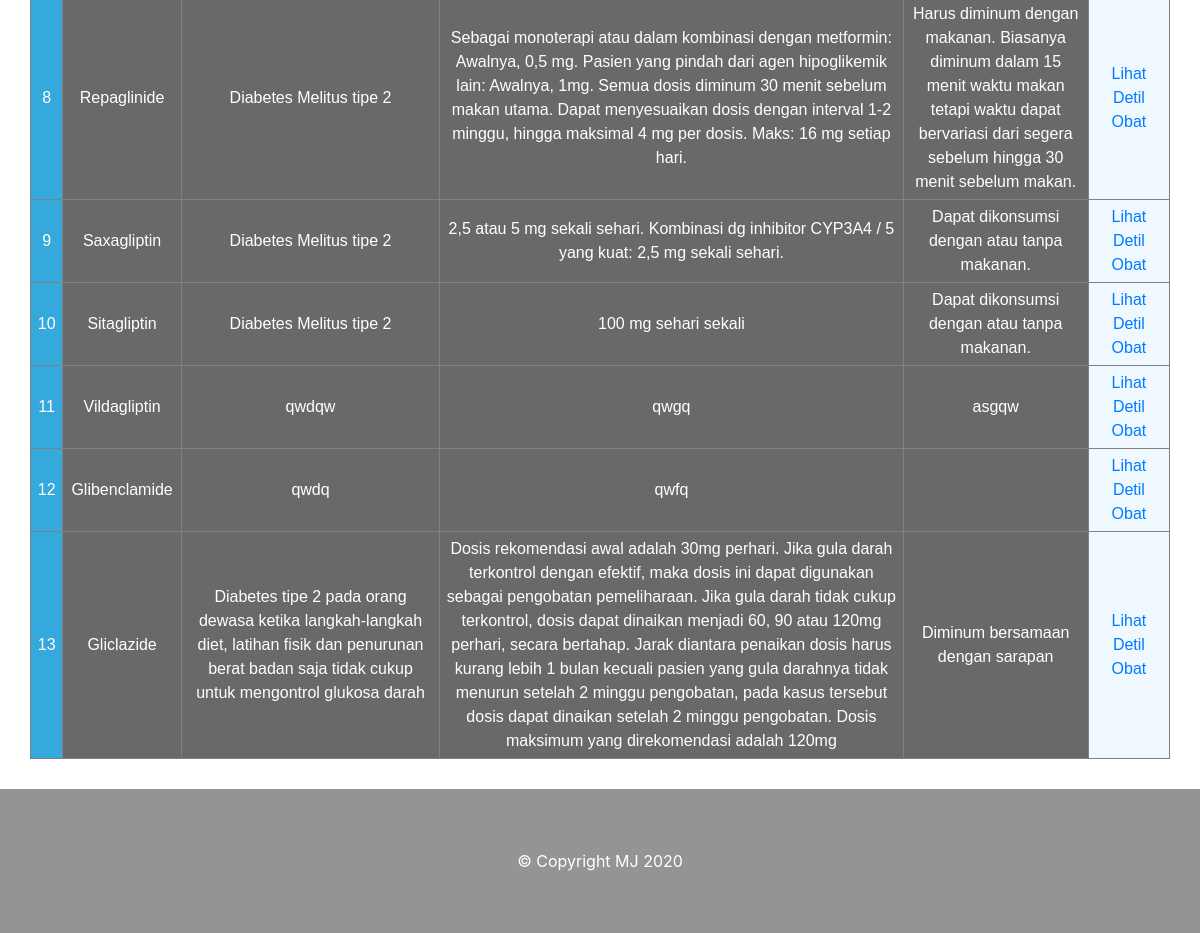
The page /data/obatku/kamus.php (lower part) on the database as committed earlier.
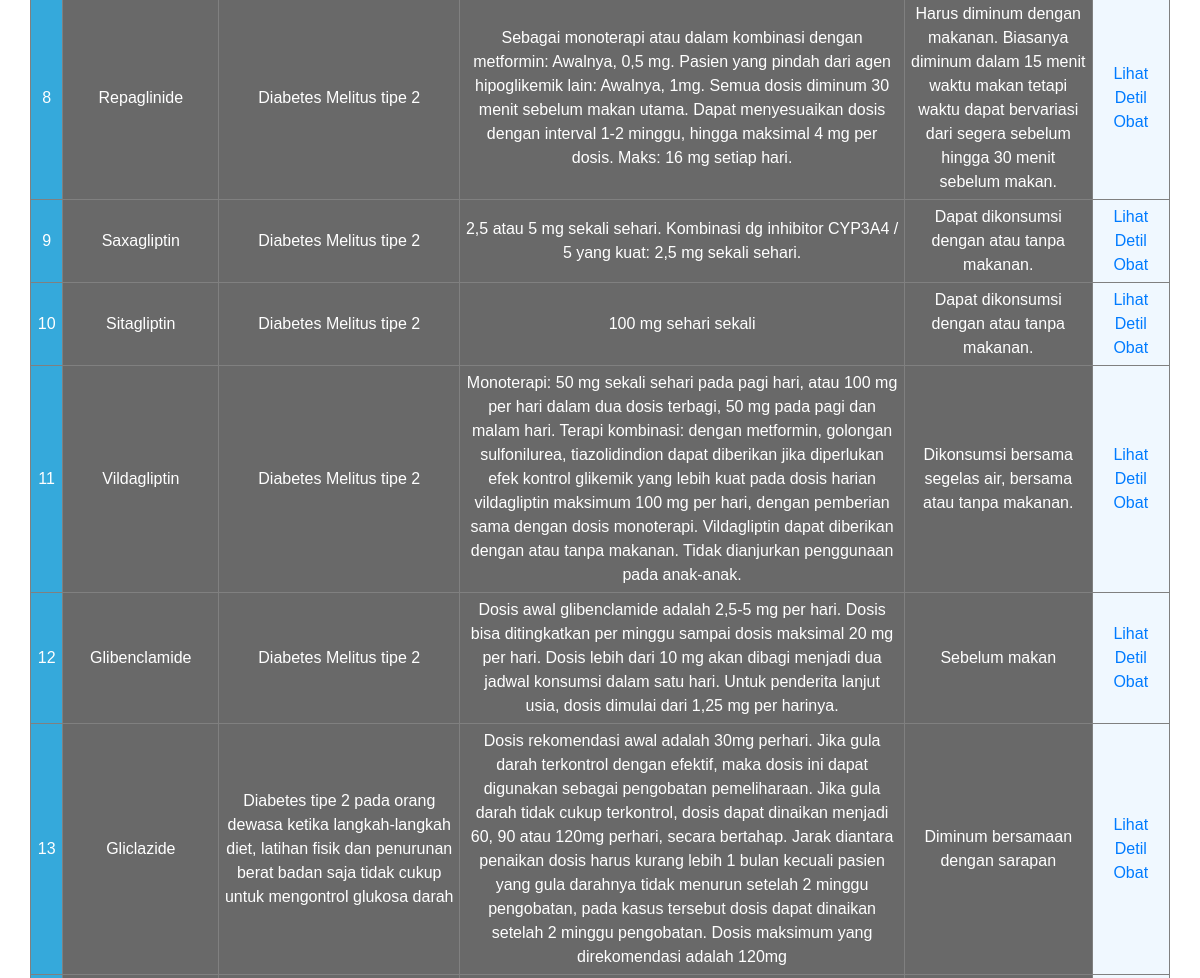
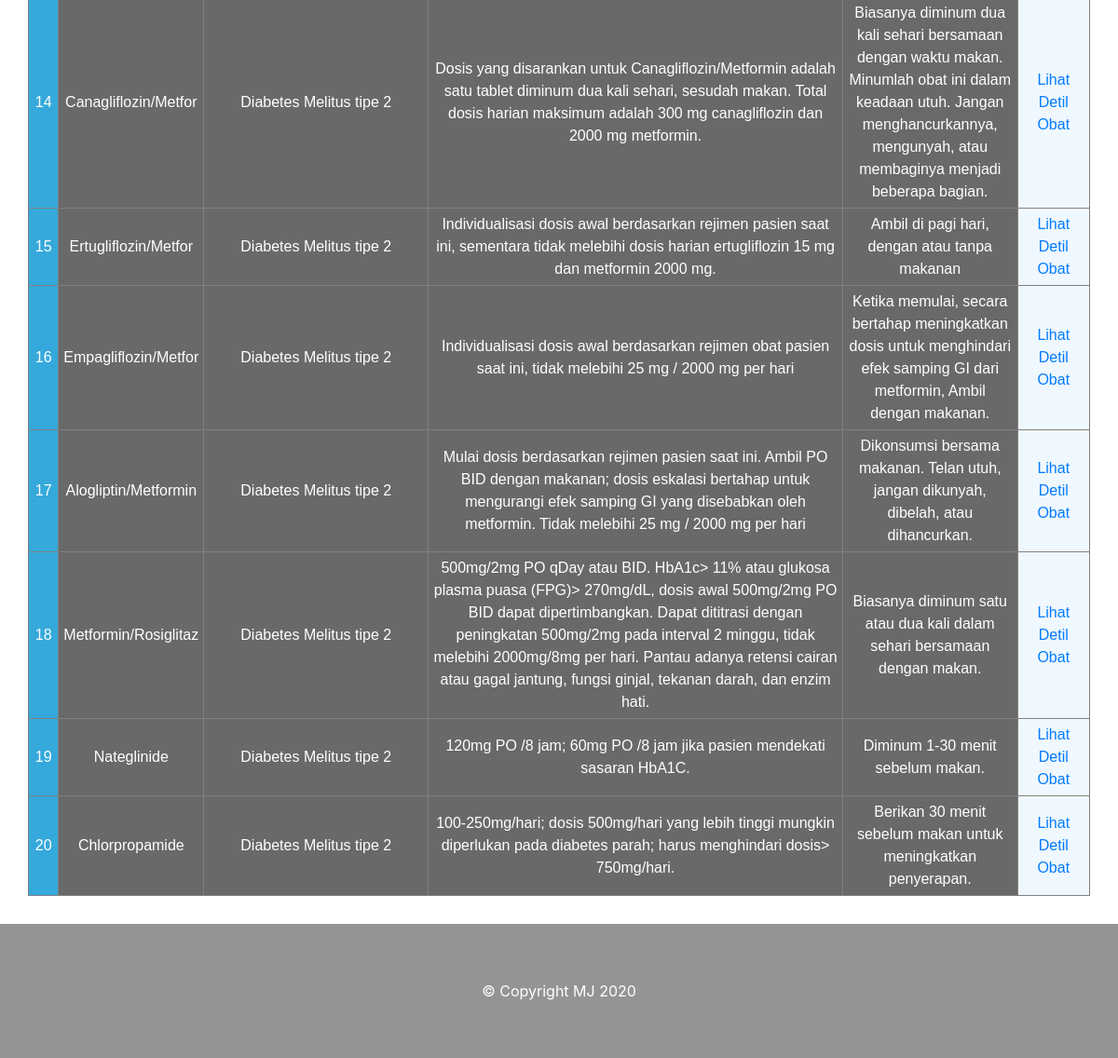
The same page on the database as committed later (2 pictures, top to bottom).
### tables this page shows
CREATE TABLE `obat` (
  `kode_obat` int(11) NOT NULL,
  `nama_obat` varchar(20) NOT NULL,
  `gol_obat` varchar(25) NOT NULL,
  `indikasi` text NOT NULL,
  `dosis` text NOT NULL,
  `pemberian` text NOT NULL,
  `kontraindikasi` text NOT NULL,
  `efeksamping` text NOT NULL,
  `hamilbusui` text NOT NULL,
  `interaksi_obat` text NOT NULL,
  `mekanisme_obat` text NOT NULL
);

### data/obatku/kamus.php (the view, shortened to what this page needs)
<!DOCTYPE html>
<html>
<head>
  <link rel="stylesheet" href="assets/plugins/bootstrap/css/bootstrap.min.css">
  <link rel="stylesheet" href="assets/plugins/fontawesome/css/all.min.css">
  <link rel="stylesheet" href="assets/css/style.css">
</head>
<body>
	<?php
		include 'koneksi.php';
	?>
  <div id="kamus" class="kamus">
    <div class="container">
      <div class="row">
        <div class="kiri">
	<br/>
  <br/>
  <br/>
	<table style="text-align: center;font-family: sans-serif;border-collapse: collapse;" align="center" border="1" width="100%">
	<?php
	if(isset($_GET['cari'])){
		$cari = $_GET['cari'];
		$datac = mysqli_query($koneksi,"select * from obat where nama_obat like '%".$cari."%'");
	}else{
		$datac = mysqli_query($koneksi,"select * from obat");
	}
	$no = 1;
	while($d = mysqli_fetch_array($datac)){
	?>
	<tr>
		<td style="background: #35A9DB;color: #fff;font-weight: normal; padding: 5px"><?php echo $no++; ?></td>
		<td style="background: #696969;color: #fff;font-weight: normal; padding: 5px; width: 120px"><?php echo $d['nama_obat']; ?></td>
		<td style="background: #696969;color: #fff;font-weight: normal; padding: 5px; width: 300px"><?php echo $d['indikasi']; ?></td>
		<td style="background: #696969;color: #fff;font-weight: normal; padding: 5px; width: 550px"><?php echo $d['dosis']; ?></td>
		<td style="background: #696969;color: #fff;font-weight: normal; padding: 5px; width: 200px"><?php echo $d['pemberian']; ?></td>
		<td style="background: #F0F8FF;color: #fff;font-weight: normal; padding: 5px; width: 90px"><a href="detil.php?kode_obat=<?php echo $d['kode_obat']; ?>">Lihat Detil Obat</a></td>
	</tr>
	<?php } ?>
	</table>
</div>
</div>
</div>
</div>
  <div id="tentang" class="about">
    <div id="copyright" class="copyright">
      &copy; Copyright MJ 2020
    </div>
  </div>
</body>
</html>

Rows that differ between the two databases and show on the page:
changed obat "Vildagliptin": indikasi "qwdqw" → "Diabetes Melitus tipe 2"; dosis "qwgq" → "Monoterapi: 50 mg sekali sehari pada pagi hari, atau 100 mg per hari dalam dua dosis terbagi, 50 mg pada pagi dan malam hari. Terapi kombinasi: dengan metformin, golongan sulfonilurea, tiazolidindion dapat diberikan jika diperlukan efek kontrol glikemik yang lebih kuat pada dosis harian vildagliptin maksimum 100 mg per hari, dengan pemberian sama dengan dosis monoterapi. Vildagliptin dapat diberikan dengan atau tanpa makanan. Tidak dianjurkan penggunaan pada anak-anak."; pemberian "asgqw" → "Dikonsumsi bersama segelas air, bersama atau tanpa makanan."
changed obat "Glibenclamide": indikasi "qwdq" → "Diabetes Melitus tipe 2"; dosis "qwfq" → "Dosis awal glibenclamide adalah 2,5-5 mg per hari. Dosis bisa ditingkatkan per minggu sampai dosis maksimal 20 mg per hari. Dosis lebih dari 10 mg akan dibagi menjadi dua jadwal konsumsi dalam satu hari. Untuk penderita lanjut usia, dosis dimulai dari 1,25 mg per harinya."; pemberian (not shown) → "Sebelum makan"
added obat: nama_obat "Canagliflozin/Metfor", indikasi "Diabetes Melitus tipe 2", dosis "Dosis yang disarankan untuk Canagliflozin/Metformin adalah satu tablet diminum dua kali sehari, sesudah makan. Total dosis harian maksimum adalah 300 mg canagliflozin dan 2000 mg metformin.", pemberian "Biasanya diminum dua kali sehari bersamaan dengan waktu makan. Minumlah obat ini dalam keadaan utuh. Jangan menghancurkannya, mengunyah, atau membaginya menjadi beberapa bagian."
added obat: nama_obat "Ertugliflozin/Metfor", indikasi "Diabetes Melitus tipe 2", dosis "Individualisasi dosis awal berdasarkan rejimen pasien saat ini, sementara tidak melebihi dosis harian ertugliflozin 15 mg dan metformin 2000 mg.", pemberian "Ambil di pagi hari, dengan atau tanpa makanan"
added obat: nama_obat "Empagliflozin/Metfor", indikasi "Diabetes Melitus tipe 2", dosis "Individualisasi dosis awal berdasarkan rejimen obat pasien saat ini, tidak melebihi 25 mg / 2000 mg per hari", pemberian "Ketika memulai, secara bertahap meningkatkan dosis untuk menghindari efek samping GI dari metformin, Ambil dengan makanan."
added obat: nama_obat "Alogliptin/Metformin", indikasi "Diabetes Melitus tipe 2", dosis "Mulai dosis berdasarkan rejimen pasien saat ini. Ambil PO BID dengan makanan; dosis eskalasi bertahap untuk mengurangi efek samping GI yang disebabkan oleh metformin. Tidak melebihi 25 mg / 2000 mg per hari", pemberian "Dikonsumsi bersama makanan. Telan utuh, jangan dikunyah, dibelah, atau dihancurkan."
added obat: nama_obat "Metformin/Rosiglitaz", indikasi "Diabetes Melitus tipe 2", dosis "500mg/2mg PO qDay atau BID. HbA1c> 11% atau glukosa plasma puasa (FPG)> 270mg/dL, dosis awal 500mg/2mg PO BID dapat dipertimbangkan. Dapat dititrasi dengan peningkatan 500mg/2mg pada interval 2 minggu, tidak melebihi 2000mg/8mg per hari. Pantau adanya retensi cairan atau gagal jantung, fungsi ginjal, tekanan darah, dan enzim hati.", pemberian "Biasanya diminum satu atau dua kali dalam sehari bersamaan dengan makan."
added obat: nama_obat "Nateglinide", indikasi "Diabetes Melitus tipe 2", dosis "120mg PO /8 jam; 60mg PO /8 jam jika pasien mendekati sasaran HbA1C.", pemberian "Diminum 1-30 menit sebelum makan."
added obat: nama_obat "Chlorpropamide", indikasi "Diabetes Melitus tipe 2", dosis "100-250mg/hari; dosis 500mg/hari yang lebih tinggi mungkin diperlukan pada diabetes parah; harus menghindari dosis> 750mg/hari.", pemberian "Berikan 30 menit sebelum makan untuk meningkatkan penyerapan."
